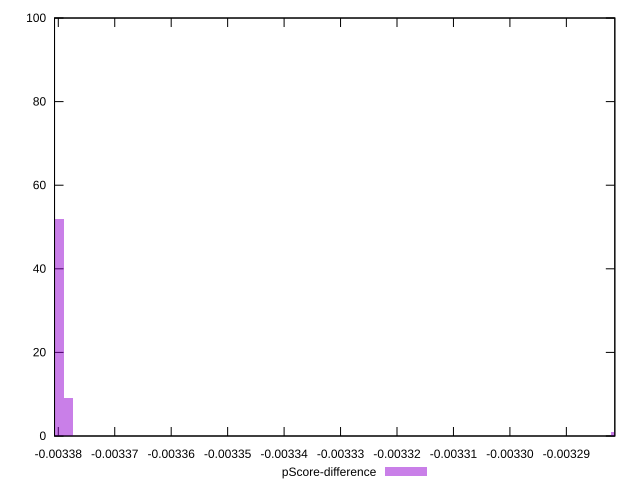

This figure's gnuplot source:
reset

$pScoreDifference <<EOF
-0.003281319531961923 1
-0.0033797268532252843 52
-0.003378113618450475 9
-0.0033813400880000934 38
EOF

set key outside below
set boxwidth 0.0000016132347748092049
set xrange [-0.0033806651907272167:-0.003281415710582991]
set yrange [0:100]
set trange [0:100]
set style fill transparent solid 0.5 noborder
set terminal svg size 640, 490 enhanced background rgb 'white'
set output "report_00018_2021-02-10T15-25-16.877Z/uses-long-cache-ttl/samples/pages+cached+noadtech+nomedia+nocss/pScore-difference/histogram.svg"

plot $pScoreDifference title "pScore-difference" with boxes

reset
